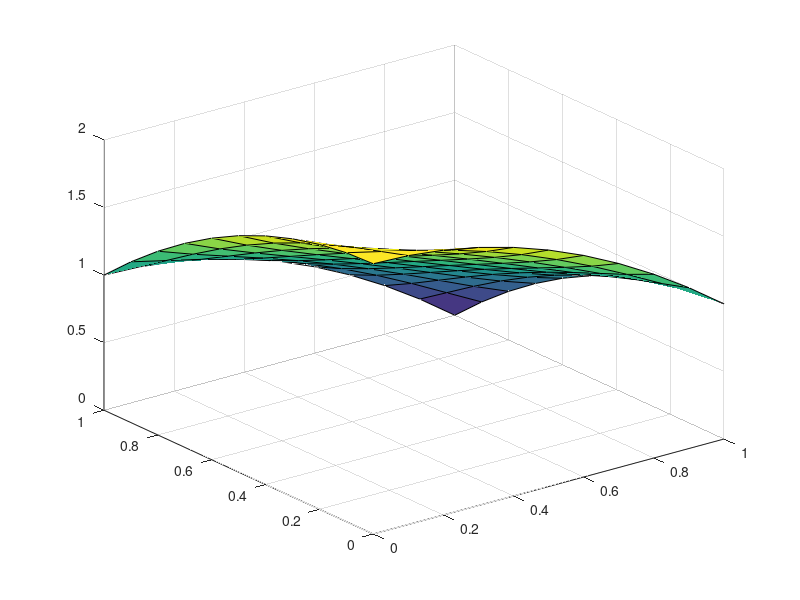

MATLAB code for this plot:
%dirichlet

close all;

dx = 0.1;
dy = 0.1;
dt = 1e-2;
T = 10000;
D = 0.02;

x = 0:dx:1;
y = 0:dy:1;

[x,y] = meshgrid(x,y);

c = -x.^2 -y.^2 + 2;

h1 = surf(x,y,c);
caxis([0,2]);
xlim([0,1]);
ylim([0,1]);
% view(2);
hold all;

c2 = zeros(length(c)-2);

k1 = D*dt/dx^2;
k2 = D*dt/dy^2;

for t=1:T
    for i=2:length(c)-1
        for j = 2:length(c)-1
            c2(i-1,j-1) = k1*(c(i-1,j) - 2*c(i,j) + c(i+1,j)) + ...
                k2*(c(i,j-1) - 2*c(i,j) + c(i,j+1)) + c(i,j);
        end
    end
    c(2:length(c)-1,2:length(c)-1) = c2;
    pause(1/60);
    delete(h1);
    h1 = surf(x,y,c);
    %view(2);   
    hold all;
end